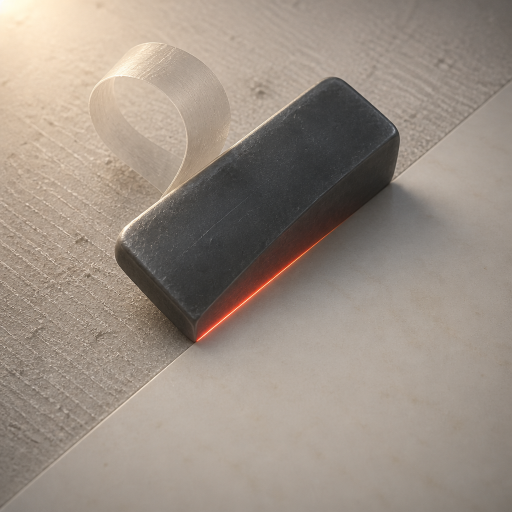
#> input picture plugins/improve-skill/assets/icon-engineC-f5665d-2.png, 1024 x 1024 px, given in place of icon-32.png, which was not available (shown at 1/2 size)
$ python w2.py
#> lines starting #> are read from the running program, lines starting #| are printed output that depends on the picture; pictures that were not available may be replaced by others from this repository, and a replacement may not be noted
"""Per-cell SSIM map at 32 and 16 on the native renders, split into its three
factors (luminance / contrast / structure), and attributed to the regions from
w1. SSIM carries 0.25 of the small-size composite and sits at 0.60/0.63, which
is the only unpinned term left at those sizes; this asks which factor and which
region is spending it.
"""
import subprocess
import tempfile
import pathlib
import numpy as np
from PIL import Image

NEUTRAL = 128 / 255.0
TMP = pathlib.Path(tempfile.mkdtemp())


def gray(im):
    a = np.asarray(im.convert("RGBA"), float) / 255.0
    rgb, al = a[..., :3], a[..., 3:4]
    c = rgb * al + NEUTRAL * (1 - al)
    return 0.2126 * c[..., 0] + 0.7152 * c[..., 1] + 0.0722 * c[..., 2]


def native(size, src="icon.svg"):
#> called with size = 32, src = 'icon.svg'
    t = TMP / ("%s-%d.png" % (pathlib.Path(src).stem, size))
    subprocess.run(["rsvg-convert", "-w", str(size), "-h", str(size), src, "-o", str(t)], check=True)
#> (this line was passed over: subprocess is not available in this run)
    return Image.open(t).convert("RGBA")
#> in gray, `rgb, al = a[..., :3], a[..., 3:4]`: al: shape (1024, 1024, 1) float64; every value is 1
#> in gray, `return 0.2126 * c[..., 0] + 0.7152 * c[..., 1] + 0.0722 * c[..., 2]`:
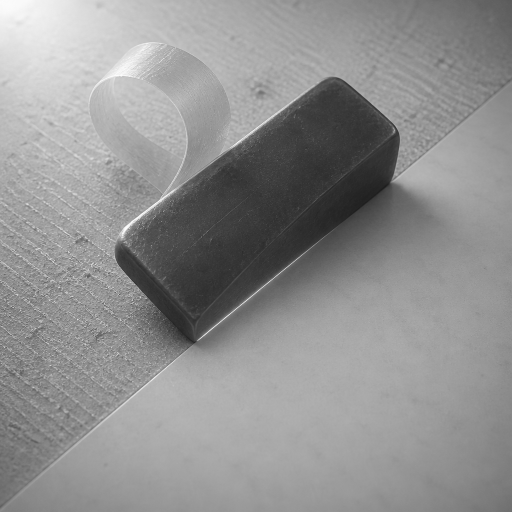
#> returned value: shape (1024, 1024) float64 (shown at 1/2 size); min 0.107, max 0.999, mean 0.567
#> in gray (call 2), `rgb, al = a[..., :3], a[..., 3:4]`: al: shape (32, 32, 1) float64; every value is 1


def box_mean(x, w):
#> called with w = 9
    pad = w // 2
    xp = np.pad(x, pad, mode="edge")
    c = np.cumsum(np.cumsum(xp, axis=0), axis=1)
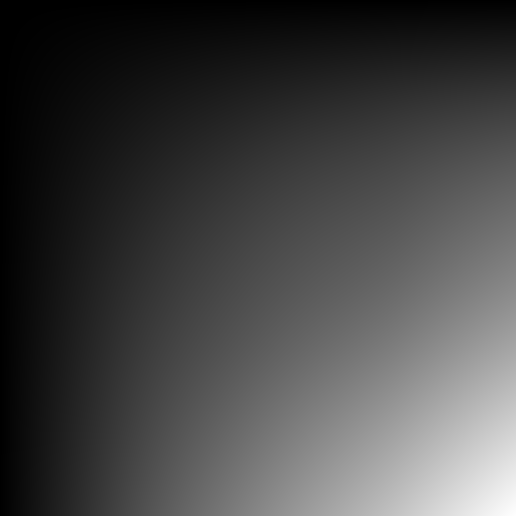
#> c: shape (1032, 1032) float64 (shown at 1/2 size); min 0.984, max 604238.6, mean 163399.5; drawn with min black and max white
    c = np.pad(c, ((1, 0), (1, 0)))
#> c: shape (1033, 1033) float64
    s = c[w:, w:] - c[:-w, w:] - c[w:, :-w] + c[:-w, :-w]
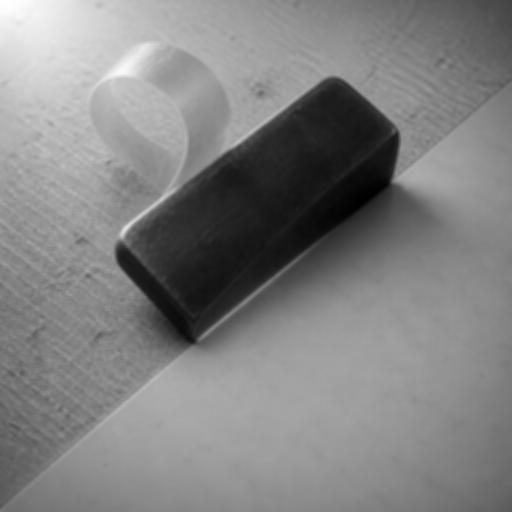
#> s: shape (1024, 1024) float64 (shown at 1/2 size); min 10.8, max 79.84, mean 45.9; drawn with min black and max white
    return (s / (w * w))[: x.shape[0], : x.shape[1]]
#> returned value: shape (1024, 1024) float64


NAMES = ["rough", "trued", "block", "hone", "curl"]

for s in (32, 16):
    a = gray(native(s))
    b = gray(Image.open("icon-engineC-f5665d-2.png").convert("RGBA").resize((s, s), Image.LANCZOS))
    w = max(3, min(11, s // 4) | 1)
    c1, c2 = 0.01 ** 2, 0.03 ** 2
    mu_a, mu_b = box_mean(a, w), box_mean(b, w)
    va = box_mean(a * a, w) - mu_a ** 2
#> call 3 of box_mean, with w = 9
#> in box_mean (call 3), `xp = np.pad(x, pad, mode="edge")`:
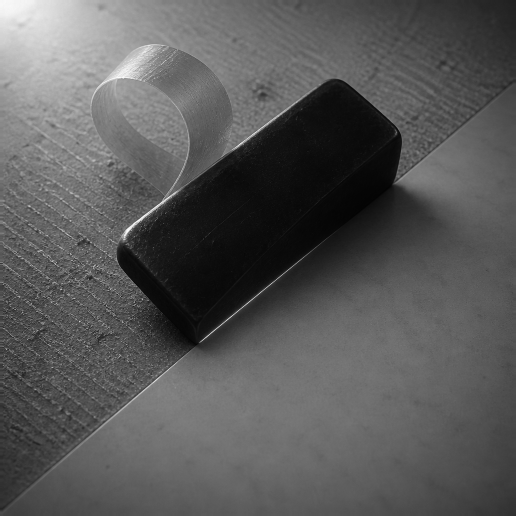
#> xp: shape (1032, 1032) float64 (shown at 1/2 size); min 0.0114, max 0.999, mean 0.348
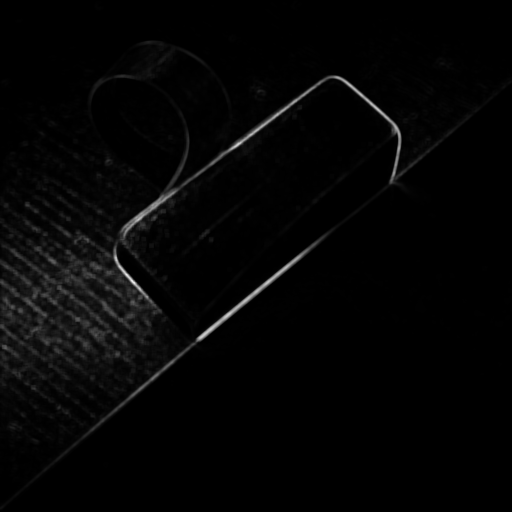
#> va: shape (1024, 1024) float64 (shown at 1/2 size); min 2.76e-06, max 0.05, mean 0.00101; drawn with min black and max white
    vb = box_mean(b * b, w) - mu_b ** 2
#> call 4 of box_mean, with w = 9
#> in box_mean (call 4), `xp = np.pad(x, pad, mode="edge")`:
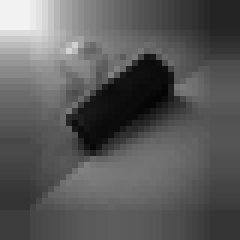
#> xp: shape (40, 40) float64 (shown 6 times larger); min 0.017, max 0.95, mean 0.356
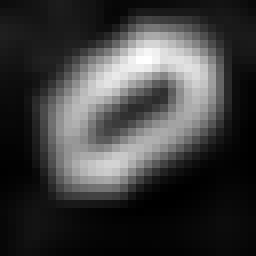
#> vb: shape (32, 32) float64 (shown 8 times larger); min 0.000301, max 0.0426, mean 0.0106; drawn with min black and max white
#> (the run stopped early here; a loop or call above may not have finished)
